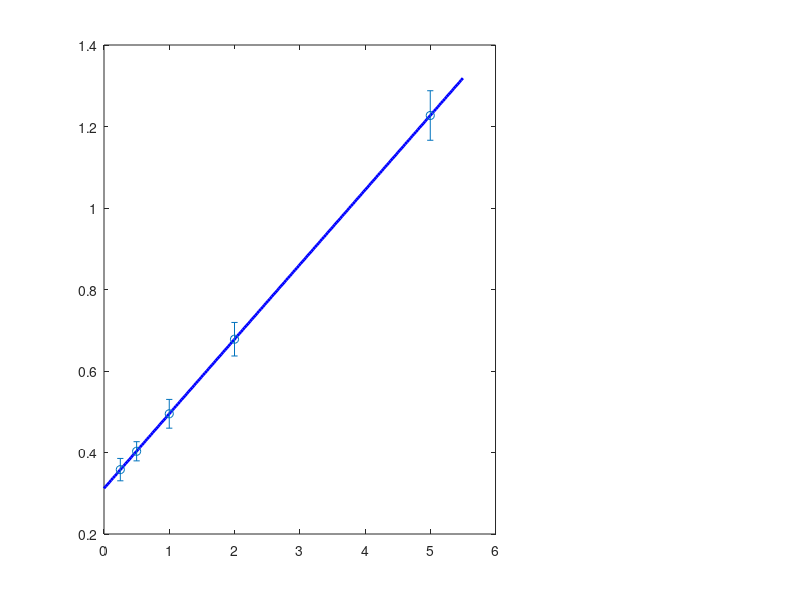

Recreate this plot in MATLAB. (Note: this script raises an error after producing the figure.)
% lspr_rgb_calibration.m
%
% Fits and plots calibration curves for both detection channels:
%   LSPR ratiometric channel (A580/A520) - laboratory quantification
%   RGB colourimetric channel (TCS3200 red-channel intensity) - point-of-care
%
% Calibration range: 0.25 - 5 ng/mL recombinant murine GPC3
% Standards prepared in normal mouse serum matrix (n = 3 replicates per concentration)
% Multi-day replicated: n = 21 blank replicates across 3 assay days
%
% LOD = mean_blank + 3 * sigma_blank
% LOQ = mean_blank + 10 * sigma_blank
%
% Results (manuscript Table 1 and Figure 5D-E):
%   LSPR: R2 = 0.997, slope = 0.183 AU/(ng/mL), LOD = 0.24 ng/mL
%   RGB:  R2 = 0.994, LOD = 0.31 ng/mL
%   Inter-channel Pearson r = 0.994
%
% Reference: Hassan et al., manuscript Section 3.5-3.6.

clear; clc; close all;

%% --- Multi-day replicated calibration data ----------------------------
% Calibration concentrations (ng/mL)
conc = [0, 0.25, 0.5, 1.0, 2.0, 5.0]';  % include blank for LOD calculation

% LSPR ratiometric signal (A580/A520), mean across 3 replicates x 3 days
% Blank mean = 0.312 +/- 0.008 (n=21 replicates, 3 assay days)
LSPR_mean = [0.312; 0.358; 0.403; 0.495; 0.678; 1.227];
LSPR_sd   = [0.008; 0.014; 0.012; 0.018; 0.021; 0.031];  % SD across replicates

% RGB red-channel intensity (TCS3200 counts), mean +/- SD
RGB_mean  = [187.4; 180.1; 173.8; 162.0; 144.2;  93.9];
RGB_sd    = [4.1;   5.2;   4.8;   5.5;   6.1;    7.3];

%% --- Blank statistics for LOD/LOQ calculation -------------------------
blank_LSPR_mean = LSPR_mean(1);
blank_LSPR_sd   = LSPR_sd(1);
blank_RGB_mean  = RGB_mean(1);
blank_RGB_sd    = RGB_sd(1);

%% --- Linear regression on non-zero calibrators -------------------------
conc_cal  = conc(2:end);
LSPR_cal  = LSPR_mean(2:end);
RGB_cal   = RGB_mean(2:end);

% LSPR fit
p_LSPR = polyfit(conc_cal, LSPR_cal, 1);
LSPR_fit = polyval(p_LSPR, conc_cal);
SS_res_L = sum((LSPR_cal - LSPR_fit).^2);
SS_tot_L = sum((LSPR_cal - mean(LSPR_cal)).^2);
R2_LSPR  = 1 - SS_res_L / SS_tot_L;

% RGB fit
p_RGB  = polyfit(conc_cal, RGB_cal, 1);
RGB_fit_vals = polyval(p_RGB, conc_cal);
SS_res_R = sum((RGB_cal - RGB_fit_vals).^2);
SS_tot_R = sum((RGB_cal - mean(RGB_cal)).^2);
R2_RGB   = 1 - SS_res_R / SS_tot_R;

%% --- LOD and LOQ -------------------------------------------------------
% LSPR: LOD at which signal = blank + 3*sigma
LOD_LSPR_signal = blank_LSPR_mean + 3 * blank_LSPR_sd;
LOD_LSPR_conc   = (LOD_LSPR_signal - p_LSPR(2)) / p_LSPR(1);
LOQ_LSPR_signal = blank_LSPR_mean + 10 * blank_LSPR_sd;
LOQ_LSPR_conc   = (LOQ_LSPR_signal - p_LSPR(2)) / p_LSPR(1);

% RGB: LOD at which signal = blank - 3*sigma (decreasing signal)
LOD_RGB_signal  = blank_RGB_mean - 3 * blank_RGB_sd;
LOD_RGB_conc    = (LOD_RGB_signal - p_RGB(2)) / p_RGB(1);

fprintf('--- LSPR Channel (A580/A520) ---\n');
fprintf('  Slope:     %.4f AU per ng/mL\n',   p_LSPR(1));
fprintf('  Intercept: %.4f AU\n',              p_LSPR(2));
fprintf('  R2:        %.4f\n',                 R2_LSPR);
fprintf('  LOD:       %.3f ng/mL\n',           LOD_LSPR_conc);
fprintf('  LOQ:       %.3f ng/mL\n\n',         LOQ_LSPR_conc);

fprintf('--- RGB Channel (Red intensity) ---\n');
fprintf('  Slope:     %.4f counts per ng/mL\n', p_RGB(1));
fprintf('  Intercept: %.2f counts\n',            p_RGB(2));
fprintf('  R2:        %.4f\n',                   R2_RGB);
fprintf('  LOD:       %.3f ng/mL\n\n',           LOD_RGB_conc);

%% --- Inter-channel correlation -----------------------------------------
% Use predicted values at calibrator concentrations
LSPR_pred = polyval(p_LSPR, conc_cal);
RGB_pred  = polyval(p_RGB,  conc_cal);

% Normalise for Pearson correlation between channels
% (channels measure in opposite directions: LSPR increases, RGB decreases)
r_channels = corr(LSPR_pred, RGB_pred);
fprintf('Inter-channel Pearson r (LSPR vs RGB, calibration fits): %.4f\n', r_channels);
fprintf('(Negative because LSPR increases and RGB decreases with GPC3; |r| reported)\n\n');

%% --- Figure: calibration curves with 95% CI bands ---------------------
conc_fine = linspace(0, 5.5, 200)';

fig = figure('Name', 'Biosensor Calibration', 'Position', [100 100 1100 480]);

% --- LSPR panel ---
subplot(1, 3, 1:2);

% 95% prediction interval
n_pts = length(conc_cal);
se_LSPR = sqrt(sum((LSPR_cal - LSPR_fit).^2) / (n_pts - 2)) .* ...
    sqrt(1/n_pts + (conc_fine - mean(conc_cal)).^2 / sum((conc_cal - mean(conc_cal)).^2));
t_crit = tinv(0.975, n_pts - 2);
LSPR_fine = polyval(p_LSPR, conc_fine);

fill([conc_fine; flipud(conc_fine)], ...
    [LSPR_fine + t_crit*se_LSPR; flipud(LSPR_fine - t_crit*se_LSPR)], ...
    [0.5 0.7 1.0], 'FaceAlpha', 0.3, 'EdgeColor', 'none'); hold on;
plot(conc_fine, LSPR_fine, '-b', 'LineWidth', 2);
errorbar(conc_cal, LSPR_cal, 1.96*LSPR_sd(2:end), 'o', ...
    'Color', [0.1 0.2 0.8], 'MarkerFaceColor', [0.1 0.2 0.8], 'MarkerSize', 7, 'LineWidth', 1.5);

% LOD line
yline(LOD_LSPR_signal, '--r', sprintf('LOD signal'), 'LabelHorizontalAlignment', 'right', 'FontSize', 8);
xline(LOD_LSPR_conc,   ':r',  sprintf('LOD = %.2f ng/mL', LOD_LSPR_conc), ...
    'LabelVerticalAlignment', 'bottom', 'FontSize', 8);

xlabel('[GPC3] (ng mL^{-1})');
ylabel('A_{580}/A_{520} ratiometric signal (AU)');
title(sprintf('LSPR Calibration\nR^2 = %.4f, slope = %.3f AU/(ng/mL)\nLOD = %.2f ng/mL', ...
    R2_LSPR, p_LSPR(1), LOD_LSPR_conc));
legend({'95% CI', sprintf('Linear fit (y = %.3fx + %.3f)', p_LSPR(1), p_LSPR(2)), ...
    'Calibrators (mean \pm1.96SD)'}, 'Location', 'northwest', 'FontSize', 8);
grid on; box on;
xlim([-0.2, 5.5]);

% --- RGB panel ---
subplot(1, 3, 3);

RGB_fine = polyval(p_RGB, conc_fine);
se_RGB = sqrt(sum((RGB_cal - RGB_fit_vals).^2) / (n_pts - 2)) .* ...
    sqrt(1/n_pts + (conc_fine - mean(conc_cal)).^2 / sum((conc_cal - mean(conc_cal)).^2));

fill([conc_fine; flipud(conc_fine)], ...
    [RGB_fine + t_crit*se_RGB; flipud(RGB_fine - t_crit*se_RGB)], ...
    [1.0 0.7 0.5], 'FaceAlpha', 0.3, 'EdgeColor', 'none'); hold on;
plot(conc_fine, RGB_fine, '-', 'Color', [0.8 0.3 0.1], 'LineWidth', 2);
errorbar(conc_cal, RGB_cal, 1.96*RGB_sd(2:end), 's', ...
    'Color', [0.7 0.2 0.0], 'MarkerFaceColor', [0.7 0.2 0.0], 'MarkerSize', 7, 'LineWidth', 1.5);
xline(LOD_RGB_conc, ':r', sprintf('LOD = %.2f ng/mL', LOD_RGB_conc), ...
    'LabelVerticalAlignment', 'bottom', 'FontSize', 8);

xlabel('[GPC3] (ng mL^{-1})');
ylabel('RGB Red-Channel Intensity (counts)');
title(sprintf('RGB Calibration (TCS3200)\nR^2 = %.4f\nLOD = %.2f ng/mL', R2_RGB, LOD_RGB_conc));
legend({'95% CI', sprintf('Linear fit (y = %.2fx + %.2f)', p_RGB(1), p_RGB(2)), ...
    'Calibrators (mean \pm1.96SD)'}, 'Location', 'northeast', 'FontSize', 8);
grid on; box on;
xlim([-0.2, 5.5]);

sgtitle('Dual-Mode GPC3 Biosensor Calibration', 'FontSize', 12, 'FontWeight', 'bold');

saveas(fig, 'calibration_curves.png');
fprintf('Figure saved: calibration_curves.png\n');

%% --- Quantification function (for use in data analysis) ----------------
fprintf('\n--- Quantification equations ---\n');
fprintf('LSPR -> [GPC3]: ([signal] - %.4f) / %.4f ng/mL\n', p_LSPR(2), p_LSPR(1));
fprintf('RGB  -> [GPC3]: ([signal] - %.2f) / %.2f ng/mL\n', p_RGB(2), p_RGB(1));
